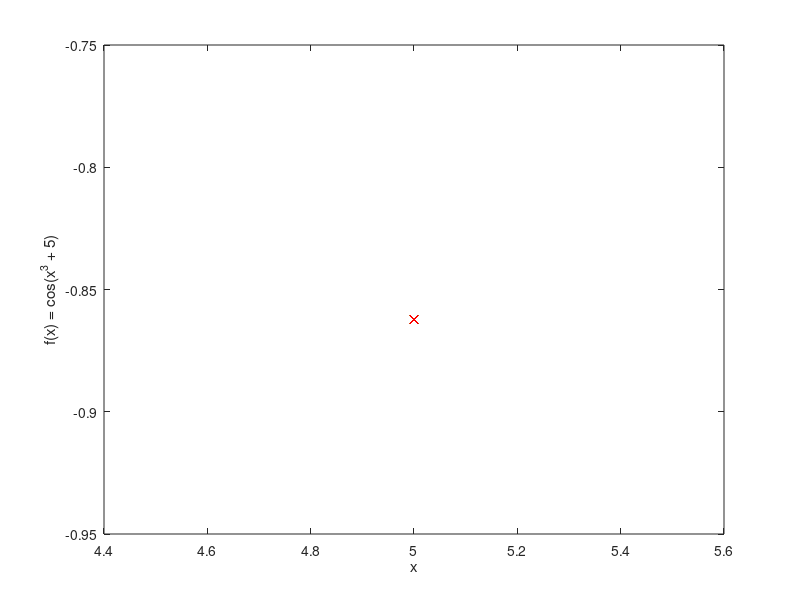

MATLAB code to generate this figure: (Note: this script raises an error after producing the figure.)
%% task 1 +
a = input('Enter a: ');
b = input('Enter b: ');
n = input('Enter n: ');
x = linspace(a, b, n);
y1 = cos(2 * (x .^ 3) + 5);
x_max = find(max(y1) - y1 < 0.01);
x_min = find(y1 - min(y1) < 0.01);
plot(x,y1,'blue', x(x_max), y1(x_max), 'xgreen', x(x_min), y1(x_min), 'xred');
xlabel('x');
ylabel('f(x) = cos(x^3 + 5)');

%% task 2 +
n = input('Enter n: ');
if ~isprime(n)
    error('n is not prime');
end
% 1
res1 = 7:14:n;
disp(res1);
% 2
res2 = repmat(2:n + 1, n, 1)';
disp(res2);
% 3
B = reshape(1:(n + 1) * (n + 1), n + 1, n + 1);
B = B';
disp(B);
c = reshape(B, 1, (n + 1) * (n + 1));
disp(c);
D = [B(:, n), B(:, n + 1)];
disp(D);

%% task 3 +
A = ceil(100 * rand(4, 9));
disp(A);
max_diag = max(diag(A));
disp(max_diag);
quot = prod(A, 2) ./ sum(A, 2);
max_quot = max(quot);
disp(max_quot);
min_quot = min(quot);
disp(min_quot);
A = sortrows(A, 'descend');
disp(A);
clear quot;


%% task 4 +
A = input('Enter matrix: ');
disp(A);
[m, n] = size(A);
if (mod(n, 2) > 0.01)
    error('wrong n');
end
R = A(1:2:m, 2:2:n);
B = A(2:2:m, 1:2:n);
G(1:2:m, :) = A(1:2:m, 1:2:n);
G(2:2:m, :) = A(2:2:m, 2:2:n);
disp(R);
disp(G);
disp(B);
clear m;
clear n;

%% task 5 +
x = input('Enter x: ');
y1 = input('Enter y: ');
x_col = reshape(repmat(x, numel(y1), 1), numel(x) * numel(y1), 1);
y_col = repmat(y1', numel(x), 1);
A = [x_col, y_col];
disp(A);
clear x_col;
clear y_col;

%% task 6 +
X = input('Enter X: ');
[m, n] = size(X);
C = X' * X; % matrix of scalar products
C = C .* C;
norms_sq = sum(X .* X, 1); % squares of norms
B = repmat(norms_sq', 1, n) .* repmat(norms_sq, n, 1);
A = sqrt(B - C);
disp(A);
clear n;
clear norms_sq;
clear B;
clear C;

%% task 7 +
a = input('Enter a: ');
b = input('Enter b: ');
res = max(max(a) - min(b), max(b) - min(a));
disp(res);

%% task 8 +
A = input('Enter matrix: ');
[n, k] = size(A);
squared_sum = repmat(sum(A .* A, 2), 1, n);
D = squared_sum + squared_sum' - 2 * (A * A');
D = sqrt(D);
disp(D);
clear squared_sum;

%% task 9 +
min_dim = input('Enter min dimension: ');
max_dim = input('Enter max dimension: ');
step = input('Enter step: ');
sizes = min_dim : step : max_dim;
rep = 100;
time1 = zeros(numel(sizes), rep);
time2 = time1;
for i = 1 : numel(sizes)
    B = rand(sizes(i));
    C = rand(sizes(i));
    for j = 1:rep
        tic();
        my_add(B, C);
        time1(i, j) = toc();
        tic()
        B + C;
        time2(i, j) = toc();
    end
end

time1 = median(time1, 2);
time2 = median(time2, 2);
plot(sizes, time1, sizes, time2);
xlabel('size')
ylabel('time');
legend('my\_add', 'MATLAB add');
clear A;
clear B;
clear C;
clear i;

%% task 10 +
A = input('Enter vector A: ');
A = reshape(A, 1, numel(A));
diff = A - fliplr(A);
if isempty(find(abs(diff) > 0.0001, 1))
    disp('A is symmetric');
else
    disp('A is not symmetric');
end
clear diff;
 
%% task 11 +
n = input('Enter n: ');
a = input('Enter a: ');
b = input('Enter b: ');
sample = a * rand(1, n);
delt = numel(find(sample > b)) / n;
disp(['number of elements > b = ', num2str(delt)]);
disp(['a/2b = ', num2str(a / (2 * b))]);
if delt < a / (2 * b)
    disp('Markovs inequality is correct');
else
    disp('Markovs inequality is not correct');
end
clear sample;

%% task 12 +
a = -20;
b = 20;
x = a:0.4:b;
f = exp(-x .^ 2);
Y = tril(repmat(f, numel(f), 1));
y1 = trapz(x, Y');
y2 = rectangles(x, Y');
y3 = simpson(x, Y');
subplot(3, 1, 1);
plot(x, y1, x, y2, x, y3);
legend('trapz', 'rectangles', 'simpson');
title('\int_{-\infty}^x e^{-x^2}dx');

h = 1;
n = 15;
rep = 100;
err = zeros(3, n);
time = zeros(3, n, rep);
t = zeros(1, n);
for i = 1:n
        x = a:h:b;
        f = sin(x .* x) + x .^ 3;
        for j = 1:rep
        tic(); 
        err(1, i) = trapz(x, f');
        time(1, i, j) = toc();
        tic();
        err(2, i) = rectangles(x, f');
        time(2, i, j) = toc();
        tic();
        err(3, i) = simpson(x, f');
        time(3, i, j) = toc();
        end
    t(i) = h;
    h = h / 2;
end
time = median(time, 3);
err = abs(diff(err, 1, 2));
subplot(3, 1, 2);
loglog(t(1 : n - 1), err(1, :), t(1 : n - 1), err(2, :), t(1 : n - 1), err(3, :));
legend('trapz', 'rectangles', 'simpson');
title('Внутренняя скорость сходимости');
subplot(3, 1, 3);
loglog(t, time(1, :), t, time(2, :), t, time(3, :));
legend('trapz', 'rectangles', 'simpson');
title('Время выполнения функции');

%% task 13 +
x0 = 0;
h = logspace(0, -5, 100000);
f_x0 = f(x0 + h);
der_r = (f_x0 - f(x0)) ./ h;
der_c = (f_x0 - f(x0 - h)) ./ (2 * h);
dif_r = abs(der_r - f_der(x0));
dif_c = abs(der_c - f_der(x0));
loglog(h, dif_r, h, dif_c);
legend('правая р.п.', 'центральная р.п.');
title('Отклонение разностной производной от точного значения');
